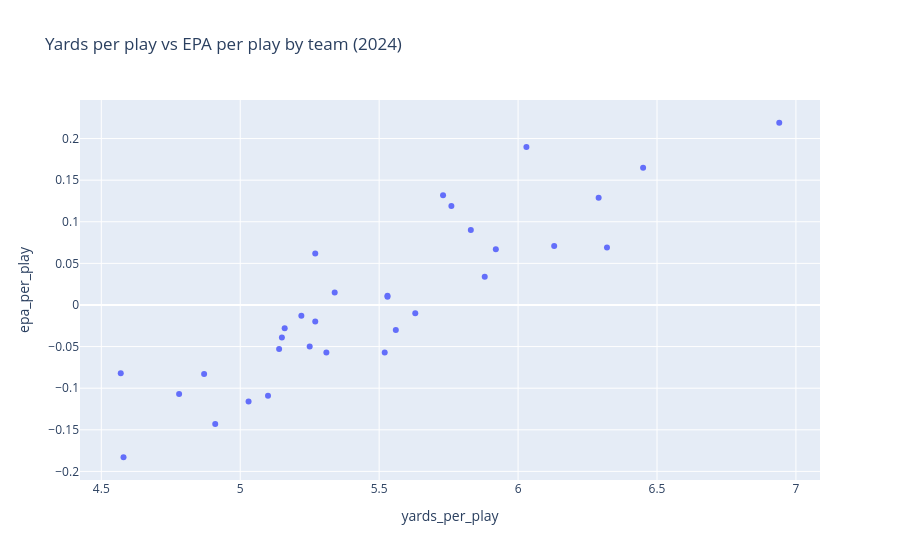

The notebook cell this image was saved under:
### Code cell
import plotly.express as px

fig = px.scatter(
    team_all.reset_index(),
    x="yards_per_play",
    y="epa_per_play",
    hover_name="posteam",
    hover_data={"rank_ypp": True, "rank_epa":True},
    title="Yards per play vs EPA per play by team (2024)"
)
fig.write_html("charts/ypp_vs_epa.html")
fig.show()

### Figure 1 — Plotly figure (JSON) as saved in the notebook; plotly's stock layout.template omitted (floating-point values rounded to 4 significant figures)
{"data": [{"customdata": [[1.0, 1.0], [2.0, 3.0], [3.0, 9.0], [4.0, 5.0], [5.0, 8.0], [6.0, 2.0], [7.0, 10.0], [8.0, 12.0], [9.0, 7.0], [10.0, 6.0], [11.0, 4.0], [12.0, 16.0], [13.0, 20.0], [14.5, 15.0], [14.5, 14.0], [16.0, 24.5], [17.0, 13.0], [18.0, 24.5], [19.5, 11.0], [19.5, 18.0], [21.0, 22.0], [22.0, 17.0], [23.0, 19.0], [24.0, 21.0], [25.0, 23.0], [26.0, 29.0], [27.0, 30.0], [28.0, 31.0], [29.0, 27.0], [30.0, 28.0], [31.0, 32.0], [32.0, 26.0]], "hovertemplate": "<b>%{hovertext}</b><br><br>yards_per_play=%{x}<br>epa_per_play=%{y}<br>rank_ypp=%{customdata[0]}<br>rank_epa=%{customdata[1]}<extra></extra>", "hovertext": ["BAL", "DET", "SF", "TB", "GB", "BUF", "ARI", "ATL", "CIN", "PHI", "WAS", "MIN", "SEA", "LA", "LAC", "IND", "DEN", "NO", "KC", "JAX", "HOU", "NYJ", "PIT", "MIA", "CAR", "DAL", "TEN", "LV", "NE", "NYG", "CLE", "CHI"], "legendgroup": "", "marker": {"color": "#636efa", "symbol": "circle"}, "mode": "markers", "name": "", "orientation": "v", "showlegend": false, "type": "scatter", "x": [6.94, 6.45, 6.32, 6.29, 6.13, 6.03, 5.92, 5.88, 5.83, 5.76, 5.73, 5.63, 5.56, 5.53, 5.53, 5.52, 5.34, 5.31, 5.27, 5.27, 5.25, 5.22, 5.16, 5.15, 5.14, 5.1, 5.03, 4.91, 4.87, 4.78, 4.58, 4.57], "xaxis": "x", "y": [0.219, 0.165, 0.069, 0.129, 0.071, 0.19, 0.067, 0.034, 0.09, 0.119, 0.132, -0.01, -0.03, 0.01, 0.011, -0.057, 0.015, -0.057, 0.062, -0.02, -0.05, -0.013, -0.028, -0.039, -0.053, -0.109, -0.116, -0.143, -0.083, -0.107, -0.183, -0.082], "yaxis": "y"}], "layout": {"legend": {"tracegroupgap": 0}, "title": {"text": "Yards per play vs EPA per play by team (2024)"}, "xaxis": {"anchor": "y", "domain": [0, 1], "title": {"text": "yards_per_play"}}, "yaxis": {"anchor": "x", "domain": [0, 1], "title": {"text": "epa_per_play"}}}}
